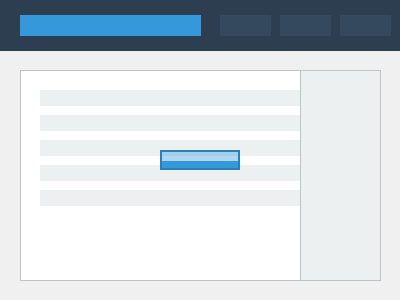
#> input picture animated_bar.gif, 400 x 300 px
$ python analyze_animation.py
#> lines starting #> are read from the running program, lines starting #| are printed output that depends on the picture
#!/usr/bin/env python3
"""
Animation preview script - shows frame-by-frame analysis of the animated GIF.
"""

from PIL import Image
import math

def analyze_animation_movement():
    """Analyze the movement pattern in the animated GIF."""
    gif_path = 'animated_bar.gif'

    try:
        gif = Image.open(gif_path)
#> gif is the input picture: PIL image 400x300 P; mean R, G, B 208.1, 216.1, 221.7

        print("Analyzing animation movement pattern...")
        print("=" * 50)

        frame_count = 0
        positions = []

        # Extract the position of the blue bar in each frame
        try:
            while True:
                gif.seek(frame_count)
                frame = gif.convert('RGB')

                # Find the blue bar by looking for blue pixels
                width, height = frame.size
                blue_found = False

                for y in range(height):
                    for x in range(width):
                        r, g, b = frame.getpixel((x, y))
                        # Look for blue color (approximately)
                        if b > 200 and r < 100 and g > 100:  # Blue-ish pixel
                            positions.append(y)
                            blue_found = True
                            break
                    if blue_found:
                        break

                if not blue_found:
                    positions.append(None)

                frame_count += 1
#> this loop made 59 passes
#> pass 3, in analyze_animation_movement, `frame = gif.convert('RGB')`:
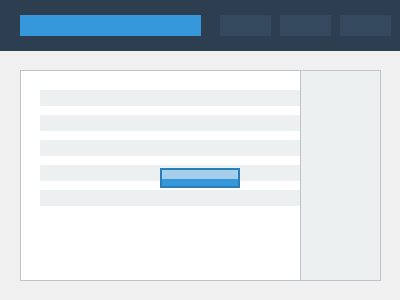
#> frame: PIL image 400x300 RGB; mean R, G, B 208.1, 216.1, 221.7
#> after the loop, frame_count = 58; positions = 58 values from 15 to 15

        except EOFError:
            pass

        print(f"Total frames analyzed: {frame_count}")
        print(f"Blue bar positions found: {len([p for p in positions if p is not None])}")

        if positions:
            valid_positions = [p for p in positions if p is not None]
            if valid_positions:
                min_pos = min(valid_positions)
                max_pos = max(valid_positions)
                print(f"Movement range: {min_pos} to {max_pos} pixels (vertical)")
                print(f"Movement distance: {max_pos - min_pos} pixels")

                # Show first few positions to verify smooth movement
                print("\nFirst 10 frame positions:")
                for i in range(min(10, len(positions))):
                    if positions[i] is not None:
                        print(f"  Frame {i}: Y-position {positions[i]}")
                    else:
                        print(f"  Frame {i}: Blue bar not found")

        return True

    except Exception as e:
        print(f"Error analyzing animation: {e}")
        return False

def verify_smooth_movement():
    """Verify that the movement follows a smooth sine wave pattern."""
    print("\nVerifying smooth movement pattern...")
    print("-" * 30)

    # Calculate expected positions based on sine wave
    num_frames = 60
    min_y = 60
    max_movement = 180  # Approximate based on our settings
    max_y = min_y + max_movement

    print("Expected sine wave movement:")
    for frame in range(min(10, num_frames)):
        progress = frame / num_frames
        sine_value = math.sin(progress * 2 * math.pi)
        expected_y = int(min_y + (max_y - min_y) * (sine_value + 1) / 2)
        print(f"  Frame {frame}: Expected Y-position {expected_y}")

if __name__ == "__main__":
    print("Animation Analysis Tool")
    print("=" * 50)

    success = analyze_animation_movement()
    if success:
        verify_smooth_movement()

        print("\n" + "=" * 50)
        print("✅ Animation analysis complete!")
        print("The blue bar should be smoothly moving up and down")
        print("in a continuous sine wave pattern over the interface mockup.")
    else:
        print("❌ Animation analysis failed!")
